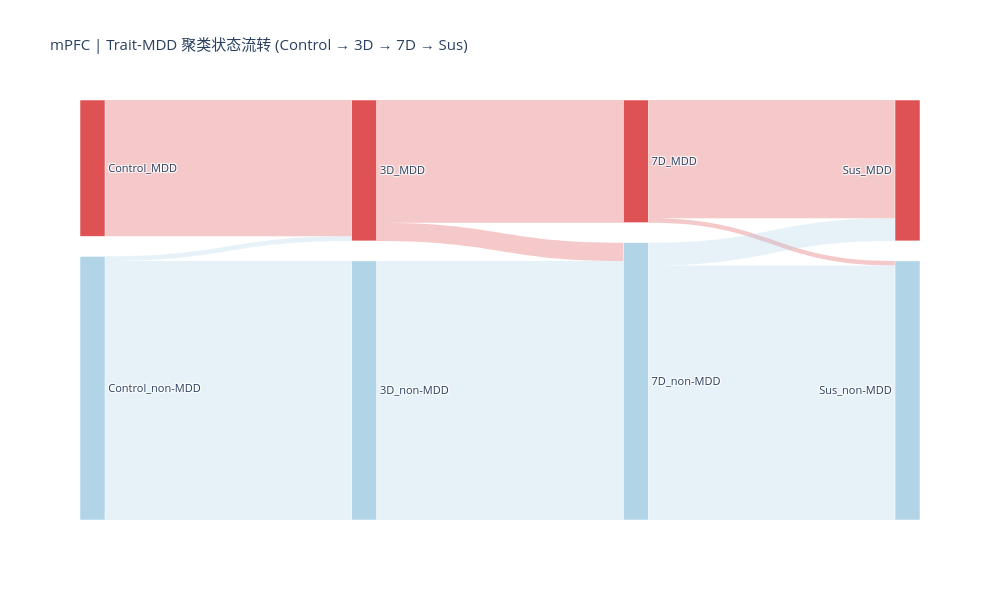

Source (notebook cell):
### Code cell
import pandas as pd
import plotly.graph_objects as go

# ── 1. 准备 mPFC 数据 ─────────────────────────────────────────────
df_mpfc = df_all[df_all['Region'] == 'mPFC'].copy()

cond_order = ['Control', '3D', '7D', 'Sus']
df_mpfc['Condition'] = pd.Categorical(df_mpfc['Condition'], categories=cond_order, ordered=True)

# 宽表：每行一个 Trait，每列一个 Condition，值为 Is_MDD_Partner (bool)
wide = df_mpfc.pivot(index='Trait', columns='Condition', values='Is_MDD_Partner')
wide = wide[cond_order].dropna()  # 保留在所有条件都有数据的 Trait

# ── 2. 构建桑基图节点和流 ─────────────────────────────────────────
# 节点命名规则: "Condition_状态", 例如 "Control_MDD", "3D_nonMDD"
def node_label(cond, is_mdd):
    return f"{cond}_{'MDD' if is_mdd else 'non-MDD'}"

# 所有节点（每个 Condition × 2种状态 = 10个节点）
nodes = []
for cond in cond_order:
    nodes.append(node_label(cond, True))
    nodes.append(node_label(cond, False))
node_idx = {n: i for i, n in enumerate(nodes)}

# 统计相邻条件之间的流量，并记录流经的 Traits
source_list, target_list, value_list, trait_list = [], [], [], []

for i in range(len(cond_order) - 1):
    c1, c2 = cond_order[i], cond_order[i + 1]
    for mdd1 in [True, False]:
        for mdd2 in [True, False]:
            traits = wide[
                (wide[c1] == mdd1) & (wide[c2] == mdd2)
            ].index.tolist()
            if traits:
                source_list.append(node_idx[node_label(c1, mdd1)])
                target_list.append(node_idx[node_label(c2, mdd2)])
                value_list.append(len(traits))
                trait_list.append("<br>".join(traits[:30]))  # 最多显示30个

# ── 3. 节点颜色 ───────────────────────────────────────────────────
node_colors = []
for n in nodes:
    if "MDD" in n and "non" not in n:
        node_colors.append("rgba(214, 39, 40, 0.8)")    # 红：MDD partner
    else:
        node_colors.append("rgba(158, 202, 225, 0.8)")  # 蓝：non-MDD

# 流的颜色：由起始节点状态决定
link_colors = []
for src in source_list:
    if "MDD" in nodes[src] and "non" not in nodes[src]:
        link_colors.append("rgba(214, 39, 40, 0.25)")
    else:
        link_colors.append("rgba(158, 202, 225, 0.25)")

# ── 4. 绘图 ───────────────────────────────────────────────────────
fig = go.Figure(go.Sankey(
    arrangement="snap",
    node=dict(
        pad=20,
        thickness=25,
        line=dict(color="white", width=0.5),
        label=nodes,
        color=node_colors,
        hovertemplate="%{label}<br>Trait 数量: %{value}<extra></extra>"
    ),
    link=dict(
        source=source_list,
        target=target_list,
        value=value_list,
        color=link_colors,
        customdata=trait_list,
        hovertemplate=(
            "%{source.label} → %{target.label}<br>"
            "数量: %{value}<br><br>"
            "Traits:<br>%{customdata}<extra></extra>"
        )
    )
))

fig.update_layout(
    title=dict(
        text="mPFC | Trait-MDD 聚类状态流转 (Control → 3D → 7D → Sus)",
        font_size=15
    ),
    font_size=11,
    width=1000,
    height=600,
    paper_bgcolor="white"
)

fig.write_html("sankey_mPFC_sus.html")  # 保存为可交互 HTML
fig.show()
print("Saved: sankey_mPFC.html")

### Figure 1 — Plotly figure (JSON) as saved in the notebook; plotly's stock layout.template omitted (floating-point values rounded to 4 significant figures)
{"data": [{"arrangement": "snap", "link": {"color": ["rgba(214, 39, 40, 0.25)", "rgba(158, 202, 225, 0.25)", "rgba(158, 202, 225, 0.25)", "rgba(214, 39, 40, 0.25)", "rgba(214, 39, 40, 0.25)", "rgba(158, 202, 225, 0.25)", "rgba(214, 39, 40, 0.25)", "rgba(214, 39, 40, 0.25)", "rgba(158, 202, 225, 0.25)", "rgba(158, 202, 225, 0.25)"], "customdata": ["A-ADHD<br>AAMC<br>ADHD<br>AN<br>ASD<br>ASP<br>BMI<br>BMI2<br>BP<br>C-ADHD<br>CUD<br>CoPe<br>Depression<br>Depression2<br>Depression3<br>E-Smoking<br>Epilepsy<br>Foc-Epile<br>GGE<br>GRT<br>IQ<br>Insomnia<br>Insomnia2<br>MDD<br>Neuroticism<br>P-ADHD<br>PD<br>PTSD<br>SCZ<br>SePa", "OVM", "AAMO<br>AD<br>AFib<br>ALD<br>ALP<br>ALS<br>ALT<br>Albumin<br>BMD<br>BRCA<br>BRCA_ER+<br>BRCA_ER-<br>BaCo<br>CAD<br>COA<br>COVID19-HGI-A2<br>COVID19-HGI-B1<br>COVID19-HGI-B2<br>COVID19-HGI-C2<br>CREAT<br>CRP<br>Calcium<br>Crohn<br>EoCo<br>GGT<br>Glucose<br>HC<br>HCT<br>HDL<br>HbA1c", "A-ADHD<br>AAMC<br>ASD<br>ASP<br>BMI<br>BMI2<br>BP<br>C-ADHD<br>CUD<br>CoPe<br>Depression<br>Depression2<br>Depression3<br>E-Smoking<br>GGE<br>GRT<br>IQ<br>Insomnia<br>Insomnia2<br>MDD<br>Neuroticism<br>OVM<br>P-ADHD<br>PD<br>PTSD<br>SCZ<br>SePa", "ADHD<br>AN<br>Epilepsy<br>Foc-Epile", "AAMO<br>AD<br>AFib<br>ALD<br>ALP<br>ALS<br>ALT<br>Albumin<br>BMD<br>BRCA<br>BRCA_ER+<br>BRCA_ER-<br>BaCo<br>CAD<br>COA<br>COVID19-HGI-A2<br>COVID19-HGI-B1<br>COVID19-HGI-B2<br>COVID19-HGI-C2<br>CREAT<br>CRP<br>Calcium<br>Crohn<br>EoCo<br>GGT<br>Glucose<br>HC<br>HCT<br>HDL<br>HbA1c", "A-ADHD<br>AAMC<br>ASD<br>ASP<br>BMI<br>BMI2<br>BP<br>C-ADHD<br>CUD<br>CoPe<br>Depression<br>Depression2<br>Depression3<br>E-Smoking<br>GGE<br>GRT<br>IQ<br>Insomnia<br>Insomnia2<br>MDD<br>Neuroticism<br>P-ADHD<br>PD<br>PTSD<br>SCZ<br>SePa", "OVM", "ADHD<br>AN<br>COVID19-HGI-C2<br>Epilepsy<br>Foc-Epile", "AAMO<br>AD<br>AFib<br>ALD<br>ALP<br>ALS<br>ALT<br>Albumin<br>BMD<br>BRCA<br>BRCA_ER+<br>BRCA_ER-<br>BaCo<br>CAD<br>COA<br>COVID19-HGI-A2<br>COVID19-HGI-B1<br>COVID19-HGI-B2<br>CREAT<br>CRP<br>Calcium<br>Crohn<br>EoCo<br>GGT<br>Glucose<br>HC<br>HCT<br>HDL<br>HbA1c<br>Height"], "hovertemplate": "%{source.label} → %{target.label}<br>数量: %{value}<br><br>Traits:<br>%{customdata}<extra></extra>", "source": [0, 1, 1, 2, 2, 3, 4, 4, 5, 5], "target": [2, 2, 3, 4, 5, 5, 6, 7, 6, 7], "value": [30, 1, 57, 27, 4, 57, 26, 1, 5, 56]}, "node": {"color": ["rgba(214, 39, 40, 0.8)", "rgba(158, 202, 225, 0.8)", "rgba(214, 39, 40, 0.8)", "rgba(158, 202, 225, 0.8)", "rgba(214, 39, 40, 0.8)", "rgba(158, 202, 225, 0.8)", "rgba(214, 39, 40, 0.8)", "rgba(158, 202, 225, 0.8)"], "hovertemplate": "%{label}<br>Trait 数量: %{value}<extra></extra>", "label": ["Control_MDD", "Control_non-MDD", "3D_MDD", "3D_non-MDD", "7D_MDD", "7D_non-MDD", "Sus_MDD", "Sus_non-MDD"], "line": {"color": "white", "width": 0.5}, "pad": 20, "thickness": 25}, "type": "sankey"}], "layout": {"font": {"size": 11}, "height": 600, "paper_bgcolor": "white", "title": {"font": {"size": 15}, "text": "mPFC | Trait-MDD 聚类状态流转 (Control → 3D → 7D → Sus)"}, "width": 1000}}
